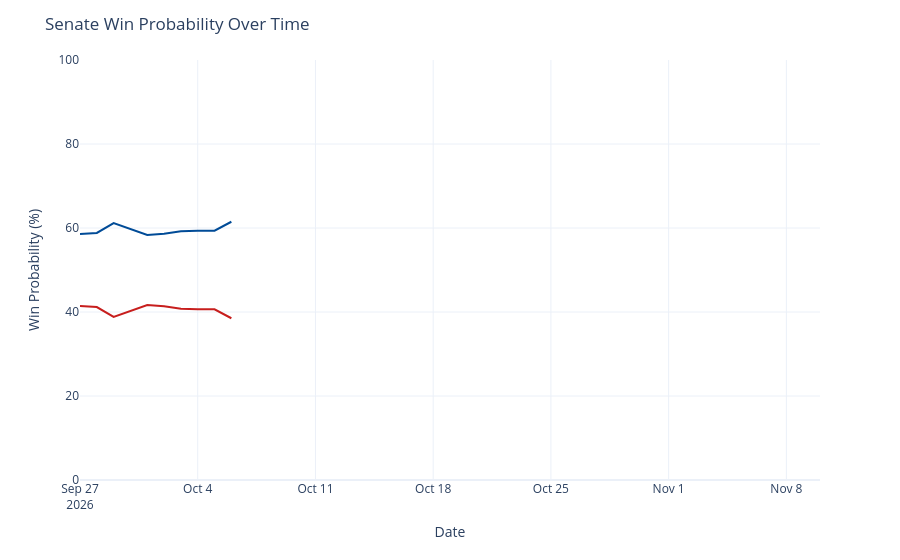

The cell this chart's notebook holds for it:
### Code cell
chance_over_time = output_ts[(output_ts['geo'] == 'US Senate') &
                             (output_ts['type'] == 'chance')]
chance_over_time['rep_chance'] = chance_over_time['y'].map(lambda x: 100 - x)
chance_over_time = chance_over_time.rename({'y': 'Democrats', 'rep_chance': 'Republicans'}, axis=1)
chance_time_ser = px.line(chance_over_time, x='date', y=['Democrats', 'Republicans'], template='plotly_white',
                         color_discrete_map={'Democrats': '#004b97', 'Republicans': '#c71e1d'},)
chance_time_ser.update_traces(hovertemplate="%{y:.1f}%")
chance_time_ser.update_layout(
    xaxis=dict(range=[pd.to_datetime('2026-09-27'), pd.to_datetime('2026-11-10')]),
    yaxis=dict(range=[0, 100]),
    xaxis_title='Date',
    yaxis_title='Win Probability (%)',
    title=dict(text="Senate Win Probability Over Time"),
    hovermode="x",
    showlegend=False
)
chance_time_ser

### Figure 1 — Plotly figure (JSON) as saved in the notebook; plotly's stock layout.template omitted (floating-point values rounded to 4 significant figures)
{"data": [{"hovertemplate": "%{y:.1f}%", "legendgroup": "Democrats", "line": {"color": "#004b97", "dash": "solid"}, "marker": {"symbol": "circle"}, "mode": "lines", "name": "Democrats", "orientation": "v", "showlegend": true, "type": "scatter", "x": ["2026-09-27", "2026-09-28", "2026-09-29", "2026-09-30", "2026-10-01", "2026-10-02", "2026-10-03", "2026-10-04", "2026-10-05", "2026-10-06"], "xaxis": "x", "y": [58.6, 58.83, 61.17, 59.8, 58.36, 58.64, 59.21, 59.34, 59.36, 61.49], "yaxis": "y"}, {"hovertemplate": "%{y:.1f}%", "legendgroup": "Republicans", "line": {"color": "#c71e1d", "dash": "solid"}, "marker": {"symbol": "circle"}, "mode": "lines", "name": "Republicans", "orientation": "v", "showlegend": true, "type": "scatter", "x": ["2026-09-27", "2026-09-28", "2026-09-29", "2026-09-30", "2026-10-01", "2026-10-02", "2026-10-03", "2026-10-04", "2026-10-05", "2026-10-06"], "xaxis": "x", "y": [41.4, 41.17, 38.83, 40.2, 41.64, 41.36, 40.79, 40.66, 40.64, 38.51], "yaxis": "y"}], "layout": {"hovermode": "x", "legend": {"title": {"text": "variable"}, "tracegroupgap": 0}, "margin": {"t": 60}, "showlegend": false, "title": {"text": "Senate Win Probability Over Time"}, "xaxis": {"anchor": "y", "domain": [0, 1], "range": ["2026-09-27T00:00:00", "2026-11-10T00:00:00"], "title": {"text": "Date"}}, "yaxis": {"anchor": "x", "domain": [0, 1], "range": [0, 100], "title": {"text": "Win Probability (%)"}}}}
